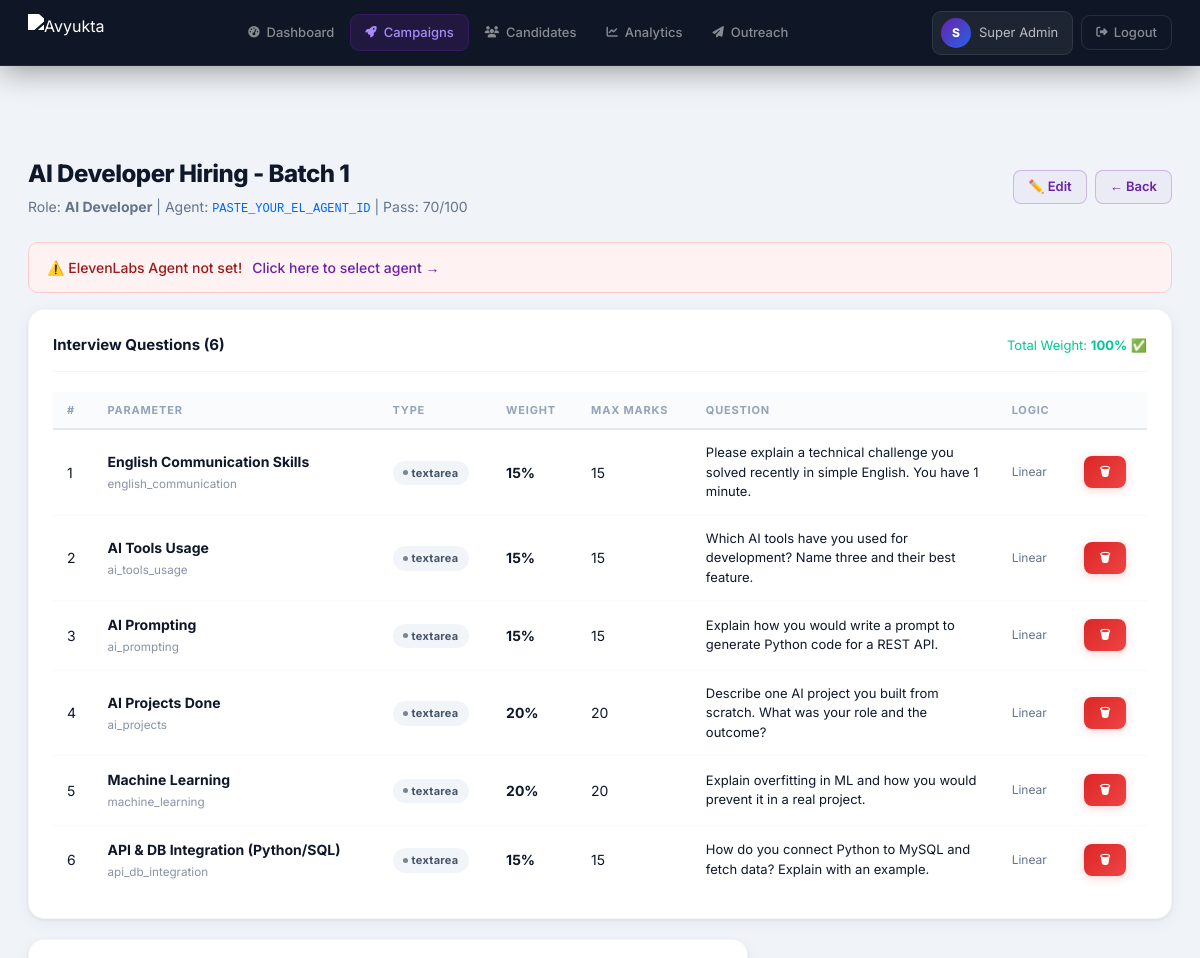
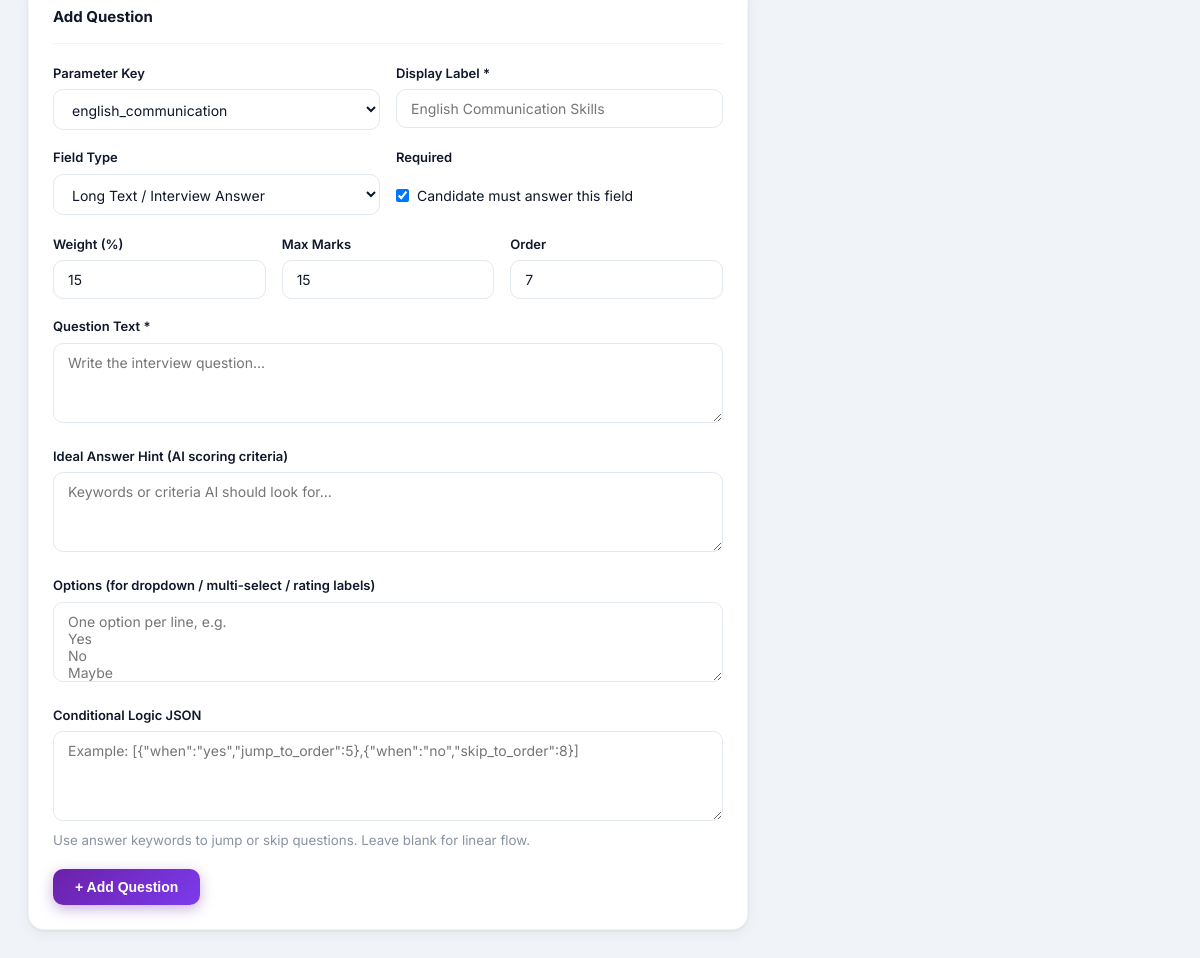
The page /campaigns.php?action=questions&id=1 (signed in) on the database its author committed (2 pictures, top to bottom).
### tables this page shows
CREATE TABLE IF NOT EXISTS users (
    id INT AUTO_INCREMENT PRIMARY KEY,
    org_id INT,
    name VARCHAR(255) NOT NULL,
    email VARCHAR(255) UNIQUE NOT NULL,
    password_hash VARCHAR(255) NOT NULL,
    role ENUM('super_admin','hr','recruiter') DEFAULT 'hr',
    is_active TINYINT DEFAULT 1,
    created_at TIMESTAMP DEFAULT CURRENT_TIMESTAMP
);

CREATE TABLE IF NOT EXISTS campaigns (
    id INT AUTO_INCREMENT PRIMARY KEY,
    org_id INT NOT NULL,
    created_by INT NOT NULL,
    name VARCHAR(255) NOT NULL,
    job_role VARCHAR(255),
    description TEXT,
    el_agent_id VARCHAR(150),
    passing_score INT DEFAULT 70,
    max_duration_minutes INT DEFAULT 15,
    num_questions INT DEFAULT 6,
    language ENUM('english','hinglish','hindi') DEFAULT 'english',
    status ENUM('draft','active','paused','completed') DEFAULT 'draft',
    created_at TIMESTAMP DEFAULT CURRENT_TIMESTAMP
);

CREATE TABLE IF NOT EXISTS questions (
    id INT AUTO_INCREMENT PRIMARY KEY,
    campaign_id INT NOT NULL,
    parameter VARCHAR(100) NOT NULL,
    parameter_label VARCHAR(200) NOT NULL,
    weight INT DEFAULT 15,
    max_marks INT DEFAULT 15,
    question_text TEXT NOT NULL,
    ideal_answer_hint TEXT,
    question_type ENUM('text','textarea','number','decimal','date','dropdown','multi_select','rating','file','audio','video','hyperlink') DEFAULT 'textarea',
    options_json JSON NULL,
    branch_rules_json JSON NULL,
    is_required TINYINT DEFAULT 1,
    order_no INT DEFAULT 1,
    FOREIGN KEY (campaign_id) REFERENCES campaigns(id) ON DELETE CASCADE
);

### includes/functions.php (called while the page is built, shortened)
<?php
require_once __DIR__ . '/db.php';
function verify_jwt($token = null) {
    if (!$token) {
        $headers = getallheaders();
        $auth = $headers['Authorization'] ?? $headers['authorization'] ?? '';
        $token = str_replace('Bearer ', '', $auth);
    }
    if (!$token && isset($_SESSION['token'])) $token = $_SESSION['token'];
    $parts = explode('.', $token);
    [$h, $p, $s] = $parts;
    $expected = rtrim(strtr(base64_encode(hash_hmac('sha256', "$h.$p", JWT_SECRET, true)), '+/', '-_'), '=');
    $data = json_decode(base64_decode(strtr($p, '-_', '+/')), true);
    return $data;
}
function require_auth() {
    $user = verify_jwt();
    return $user;
}

### includes/auth_check.php (called while the page is built)
<?php
require_once __DIR__ . '/functions.php';
$user = require_auth();
if (empty($user['name'])) {
    $u = db_fetch_one("SELECT name, email FROM users WHERE id=?", [$user['user_id']], 'i');
    $user['name']  = $u['name']  ?? 'Admin';
    $user['email'] = $u['email'] ?? '';
}

### includes/db.php (called while the page is built, shortened)
<?php
function get_db() {
    static $conn = null;
    if ($conn === null) {
        $conn = new mysqli(DB_HOST, DB_USER, DB_PASS, DB_NAME);
        $conn->set_charset('utf8mb4');
    }
    return $conn;
}
function db_fetch_all($sql, $params = [], $types = '') {
    $db = get_db();
    $stmt = $db->prepare($sql);
    $stmt->bind_param($types, ...$params);
    $stmt->execute();
    return $stmt->get_result()->fetch_all(MYSQLI_ASSOC);
}
function db_fetch_one($sql, $params = [], $types = '') {
    $rows = db_fetch_all($sql, $params, $types);
    return $rows[0] ?? null;
}

### campaigns.php (the view, shortened to what this page needs)
<?php
require_once __DIR__ . '/includes/auth_check.php';
$action      = $_GET['action'] ?? 'list';
$campaign_id = (int)($_GET['id'] ?? 0);
$campaigns = db_fetch_all(
    "SELECT ca.*, COUNT(DISTINCT c.id) as total_cands FROM campaigns ca LEFT JOIN candidates c ON ca.id=c.campaign_id WHERE ca.org_id=? GROUP BY ca.id ORDER BY ca.created_at DESC",
    [$user['org_id']], 'i'
);
$campaign  = $campaign_id ? db_fetch_one("SELECT * FROM campaigns WHERE id=? AND org_id=?", [$campaign_id,$user['org_id']], 'ii') : null;
$questions = $campaign_id ? db_fetch_all("SELECT * FROM questions WHERE campaign_id=? ORDER BY order_no", [$campaign_id], 'i') : [];
?>
<!DOCTYPE html>
<html lang="en">
<head>
<?php include __DIR__ . '/includes/head.php'; ?>
</head>
<body>
<?php include __DIR__ . '/includes/nav.php'; ?>
<div class="main-content">
<?php if ($action === 'list'): ?>
  <div class="page-header" style="display:flex;justify-content:space-between;align-items:center">
    <div><h2>Campaigns</h2><p>Manage all hiring campaigns</p></div>
    <a href="campaigns.php?action=new" class="btn-primary">+ New Campaign</a>
  </div>
  <?php if (!empty($_GET['msg'])): ?>
    <div class="alert alert-success">✅ Campaign <?= htmlspecialchars($_GET['msg']) ?>!</div>
  <?php endif; ?>
  <div class="card">
    <table class="table">
      <thead><tr><th>Campaign</th><th>Job Role</th><th>Agent</th><th>Candidates</th><th>Pass Score</th><th>Status</th><th>Actions</th></tr></thead>
      <tbody>
        <?php foreach ($campaigns as $c): ?>
        <tr>
          <td><strong><?= htmlspecialchars($c['name']) ?></strong><br><small style="color:#8892A4"><?= date('d M Y', strtotime($c['created_at'])) ?></small></td>
          <td><?= htmlspecialchars($c['job_role']) ?></td>
          <td><small style="font-family:monospace;color:#0066FF"><?= $c['el_agent_id'] ? substr($c['el_agent_id'],0,20).'...' : '<span style="color:#dc3545">Not set</span>' ?></small></td>
          <td><?= $c['total_cands'] ?></td>
          <td><?= $c['passing_score'] ?>/100</td>
          <td><span class="badge badge-<?= $c['status'] ?>"><?= ucfirst($c['status']) ?></span></td>
          <td style="display:flex;gap:6px;flex-wrap:wrap">
            <a href="campaigns.php?action=edit&id=<?= $c['id'] ?>" class="btn-sm">✏️ Edit</a>
            <a href="campaigns.php?action=questions&id=<?= $c['id'] ?>" class="btn-sm">Questions</a>
            <a href="candidates.php?campaign_id=<?= $c['id'] ?>" class="btn-sm">Leads</a>
            <?php if ($c['status'] !== 'active'): ?>
              <form method="POST" action="campaigns.php?action=activate&id=<?= $c['id'] ?>" style="display:inline">
                <?= csrf_input() ?>
                <button type="submit" class="btn-green" style="padding:5px 12px;font-size:13px">▶ Activate</button>
              </form>
            <?php endif; ?>
          </td>
        </tr>
        <?php endforeach; ?>
        <?php if (empty($campaigns)): ?>
        <tr><td colspan="7" style="text-align:center;padding:32px;color:#8892A4">No campaigns yet. <a href="campaigns.php?action=new">Create your first →</a></td></tr>
        <?php endif; ?>
      </tbody>
    </table>
  </div>
<?php elseif ($action === 'questions' && $campaign): ?>
  <div class="page-header" style="display:flex;justify-content:space-between;align-items:center">
    <div>
      <h2><?= htmlspecialchars($campaign['name']) ?></h2>
      <p>
        Role: <strong><?= htmlspecialchars($campaign['job_role']) ?></strong> |
        Agent: <code style="font-size:12px;color:#0066FF"><?= htmlspecialchars($campaign['el_agent_id'] ?: 'Not set') ?></code> |
        Pass: <?= $campaign['passing_score'] ?>/100
      </p>
    </div>
    <div style="display:flex;gap:8px">
      <a href="campaigns.php?action=edit&id=<?= $campaign_id ?>" class="btn-sm">✏️ Edit</a>
      <a href="campaigns.php" class="btn-sm">← Back</a>
    </div>
  </div>
  <?php if (!$campaign['el_agent_id'] || $campaign['el_agent_id'] === 'PASTE_YOUR_EL_AGENT_ID'): ?>
  <div class="alert alert-error">⚠️ ElevenLabs Agent not set! <a href="campaigns.php?action=edit&id=<?= $campaign_id ?>">Click here to select agent →</a></div>
  <?php endif; ?>
  <?php if (!empty($questions)):
    $total_weight = array_sum(array_column($questions, 'weight')); ?>
  <div class="card">
    <div class="card-header">
      <h3>Interview Questions (<?= count($questions) ?>)</h3>
      <span style="font-size:13px;color:<?= $total_weight==100?'#00C896':'#dc3545' ?>">
        Total Weight: <strong><?= $total_weight ?>%</strong>
        <?= $total_weight==100 ? '✅' : '⚠️ Must be 100%' ?>
      </span>
    </div>
    <table class="table">
      <thead><tr><th>#</th><th>Parameter</th><th>Type</th><th>Weight</th><th>Max Marks</th><th>Question</th><th>Logic</th><th></th></tr></thead>
      <tbody>
        <?php foreach ($questions as $q): ?>
        <tr>
          <td><?= $q['order_no'] ?></td>
          <td><strong><?= htmlspecialchars($q['parameter_label']) ?></strong><br><small style="color:#8892A4"><?= htmlspecialchars($q['parameter']) ?></small></td>
          <td><span class="badge badge-draft"><?= htmlspecialchars(str_replace('_', ' ', $q['question_type'] ?? 'textarea')) ?></span></td>
          <td><strong><?= $q['weight'] ?>%</strong></td>
          <td><?= $q['max_marks'] ?></td>
          <td style="max-width:280px;font-size:13px"><?= htmlspecialchars($q['question_text']) ?></td>
          <td style="font-size:12px;color:#64748B">
            <?= !empty($q['branch_rules_json']) ? 'Branching' : 'Linear' ?>
          </td>
          <td><a href="campaigns.php?action=delete_question&id=<?= $campaign_id ?>&qid=<?= $q['id'] ?>" class="btn-danger" style="font-size:12px" onclick="return confirm('Delete?')">🗑</a></td>
        </tr>
        <?php endforeach; ?>
      </tbody>
    </table>
  </div>
  <?php endif; ?>
  <div class="card" style="max-width:720px">
    <div class="card-header"><h3>Add Question</h3></div>
    <form method="POST" action="campaigns.php?action=add_question&id=<?= $campaign_id ?>">
      <div style="display:grid;grid-template-columns:1fr 1fr;gap:16px">
        <div class="form-group">
          <label class="form-label">Parameter Key</label>
          <select name="parameter" class="form-control" onchange="this.nextElementSibling.nextElementSibling.value=this.options[this.selectedIndex].dataset.label">
            <option value="english_communication" data-label="English Communication Skills">english_communication</option>
          </select>
        </div>
        <div class="form-group">
          <label class="form-label">Display Label *</label>
          <input type="text" name="parameter_label" class="form-control" placeholder="English Communication Skills" required>
        </div>
      </div>
      <div style="display:grid;grid-template-columns:1fr 1fr;gap:16px">
        <div class="form-group">
          <label class="form-label">Field Type</label>
          <select name="question_type" class="form-control">
            <option value="textarea">Long Text / Interview Answer</option>
          </select>
        </div>
        <div class="form-group">
          <label class="form-label">Required</label>
          <label style="display:flex;align-items:center;gap:8px;padding:11px 0;font-size:14px">
            <input type="checkbox" name="is_required" checked> Candidate must answer this field
          </label>
        </div>
      </div>
      <div style="display:grid;grid-template-columns:1fr 1fr 1fr;gap:16px">
        <div class="form-group">
          <label class="form-label">Weight (%)</label>
          <input type="number" name="weight" class="form-control" value="15" min="1" max="100" required>
        </div>
        <div class="form-group">
          <label class="form-label">Max Marks</label>
          <input type="number" name="max_marks" class="form-control" value="15" min="1" required>
        </div>
        <div class="form-group">
          <label class="form-label">Order</label>
          <input type="number" name="order_no" class="form-control" value="<?= count($questions)+1 ?>">
        </div>
      </div>
      <div class="form-group">
        <label class="form-label">Question Text *</label>
        <textarea name="question_text" class="form-control" rows="3" placeholder="Write the interview question..." required></textarea>
      </div>
      <div class="form-group">
        <label class="form-label">Ideal Answer Hint (AI scoring criteria)</label>
        <textarea name="ideal_answer_hint" class="form-control" rows="2" placeholder="Keywords or criteria AI should look for..."></textarea>
      </div>
      <div class="form-group">
        <label class="form-label">Options (for dropdown / multi-select / rating labels)</label>
        <textarea name="options_text" class="form-control" rows="3" placeholder="One option per line, e.g.&#10;Yes&#10;No&#10;Maybe"></textarea>
      </div>
      <div class="form-group">
        <label class="form-label">Conditional Logic JSON</label>
        <textarea name="branch_rules_json" class="form-control" rows="4" placeholder='Example: [{"when":"yes","jump_to_order":5},{"when":"no","skip_to_order":8}]'></textarea>
        <small style="color:#8892A4">Use answer keywords to jump or skip questions. Leave blank for linear flow.</small>
      </div>
      <button type="submit" class="btn-primary">+ Add Question</button>
    </form>
  </div>
<?php endif; ?>
</div>
</body>
</html>

### includes/head.php (shortened to what this page needs)
<link rel="stylesheet" href="https://cdnjs.cloudflare.com/ajax/libs/font-awesome/6.5.0/css/all.min.css">

### includes/nav.php
<?php $current = basename($_SERVER['PHP_SELF']); $initials = strtoupper(substr($user['name'] ?? 'A', 0, 1)); ?>
<nav class="navbar">
  <div class="nav-logo">
    <img src="https://www.avyukta.in/assets/images/logoo.png" alt="Avyukta" style="height:38px;width:auto;filter:brightness(0) invert(1);">
  </div>
  <div class="nav-links">
    <a href="/dashboard.php" class="<?= $current==='dashboard.php'?'active':'' ?>"><i class="fa-solid fa-gauge-high fa-sm"></i> Dashboard</a>
    <a href="/campaigns.php" class="<?= $current==='campaigns.php'?'active':'' ?>"><i class="fa-solid fa-rocket fa-sm"></i> Campaigns</a>
    <a href="/candidates.php" class="<?= $current==='candidates.php'?'active':'' ?>"><i class="fa-solid fa-users fa-sm"></i> Candidates</a>
    <a href="/analytics.php" class="<?= $current==='analytics.php'?'active':'' ?>"><i class="fa-solid fa-chart-line fa-sm"></i> Analytics</a>
    <a href="/outreach.php" class="<?= $current==='outreach.php'?'active':'' ?>"><i class="fa-solid fa-paper-plane fa-sm"></i> Outreach</a>
  </div>
  <div class="nav-right">
    <div class="nav-user">
      <div class="nav-avatar"><?= htmlspecialchars($initials) ?></div>
      <span><?= htmlspecialchars($user['name'] ?? 'Admin') ?></span>
    </div>
    <a href="/logout.php" class="nav-logout"><i class="fa-solid fa-right-from-bracket fa-sm"></i> Logout</a>
  </div>
</nav>

### rows shown on the page
users: name "S", name "Super Admin"
campaigns: name "AI Developer Hiring - Batch 1", job_role "AI Developer", el_agent "PASTE_YOUR_EL_AGENT_ID", passing_score "70"
questions: order_no "1", parameter_label "English Communication Skills", parameter "english_communication", question_type "textarea", weight "15", max_marks "15", question_text "Please explain a technical challenge you solved recently in simple English. You have 1 minute.", shows "Linear"
questions: order_no "2", parameter_label "AI Tools Usage", parameter "ai_tools_usage", question_type "textarea", weight "15", max_marks "15", question_text "Which AI tools have you used for development? Name three and their best feature.", shows "Linear"
questions: order_no "3", parameter_label "AI Prompting", parameter "ai_prompting", question_type "textarea", weight "15", max_marks "15", question_text "Explain how you would write a prompt to generate Python code for a REST API.", shows "Linear"
questions: order_no "4", parameter_label "AI Projects Done", parameter "ai_projects", question_type "textarea", weight "20", max_marks "20", question_text "Describe one AI project you built from scratch. What was your role and the outcome?", shows "Linear"
questions: order_no "5", parameter_label "Machine Learning", parameter "machine_learning", question_type "textarea", weight "20", max_marks "20", question_text "Explain overfitting in ML and how you would prevent it in a real project.", shows "Linear"
questions: order_no "6", parameter_label "API & DB Integration (Python/SQL)", parameter "api_db_integration", question_type "textarea", weight "15", max_marks "15", question_text "How do you connect Python to MySQL and fetch data? Explain with an example.", shows "Linear"

### other values the page prints
count($questions) "6"
$total_weight "100"
